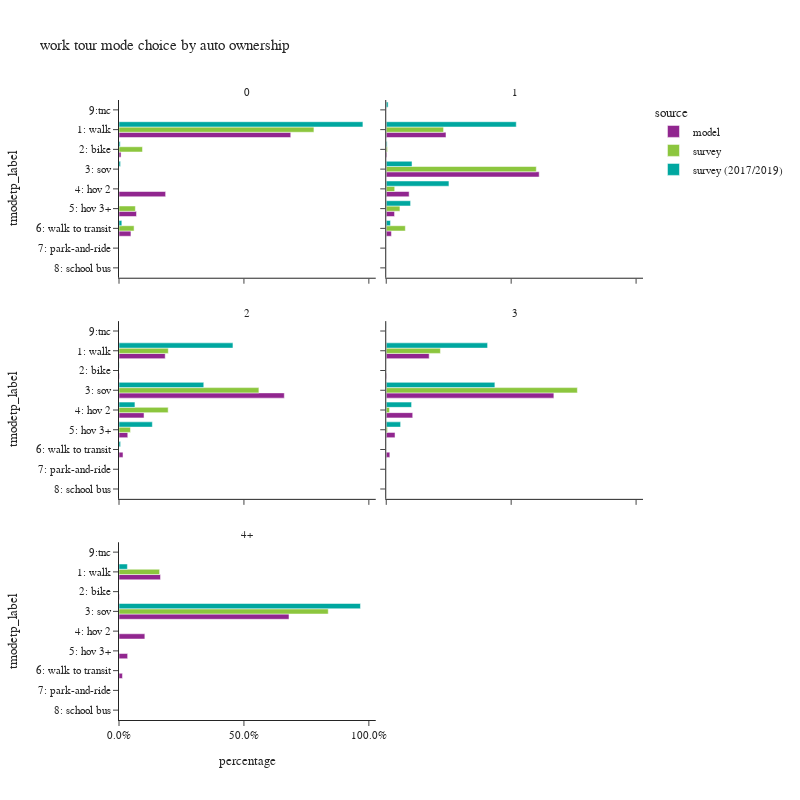

Notebook cell for this chart:
### Code cell
plot_mode_choice(wk_base_subtour.loc[wk_base_subtour['auto_ownership_4+']!="-1"],"auto_ownership_4+",
                 {"auto_ownership_4+":["0","1","2","3","4+"],
                  "tmodetp_label":["1: walk","2: bike","3: sov","4: hov 2","5: hov 3+","6: walk to transit",
                                   "7: park-and-ride","8: school bus","9: other–survey only"]},
                 "auto ownership",2,800)

### Figure 1 — Plotly figure (JSON) as saved in the notebook; plotly's stock layout.template omitted (floating-point values rounded to 4 significant figures)
{"data": [{"alignmentgroup": "True", "customdata": [[8719], [104], [2367], [888], [606]], "hovertemplate": "source=model<br>auto_ownership_4+=0<br>percentage=%{x}<br>tmodetp_label=%{y}<br>sample count=%{customdata[0]}<extra></extra>", "legendgroup": "model", "marker": {"color": "#91268F", "pattern": {"shape": ""}}, "name": "model", "offsetgroup": "model", "orientation": "h", "showlegend": true, "textposition": "auto", "type": "bar", "x": [0.6874, 0.008199, 0.1866, 0.07001, 0.04778], "xaxis": "x5", "y": ["1: walk", "2: bike", "4: hov 2", "5: hov 3+", "6: walk to transit"], "yaxis": "y5"}, {"alignmentgroup": "True", "customdata": [[26582], [344], [68037], [10183], [3693], [2309], [1]], "hovertemplate": "source=model<br>auto_ownership_4+=1<br>percentage=%{x}<br>tmodetp_label=%{y}<br>sample count=%{customdata[0]}<extra></extra>", "legendgroup": "model", "marker": {"color": "#91268F", "pattern": {"shape": ""}}, "name": "model", "offsetgroup": "model", "orientation": "h", "showlegend": false, "textposition": "auto", "type": "bar", "x": [0.2392, 0.003095, 0.6121, 0.09162, 0.03323, 0.02077, 8.997e-06], "xaxis": "x6", "y": ["1: walk", "2: bike", "3: sov", "4: hov 2", "5: hov 3+", "6: walk to transit", "9:tnc"], "yaxis": "y6"}, {"alignmentgroup": "True", "customdata": [[33818], [377], [120970], [18317], [6421], [2937]], "hovertemplate": "source=model<br>auto_ownership_4+=2<br>percentage=%{x}<br>tmodetp_label=%{y}<br>sample count=%{customdata[0]}<extra></extra>", "legendgroup": "model", "marker": {"color": "#91268F", "pattern": {"shape": ""}}, "name": "model", "offsetgroup": "model", "orientation": "h", "showlegend": false, "textposition": "auto", "type": "bar", "x": [0.185, 0.002062, 0.6616, 0.1002, 0.03512, 0.01606], "xaxis": "x3", "y": ["1: walk", "2: bike", "3: sov", "4: hov 2", "5: hov 3+", "6: walk to transit"], "yaxis": "y3"}, {"alignmentgroup": "True", "customdata": [[15173], [159], [59245], [9354], [3103], [1268]], "hovertemplate": "source=model<br>auto_ownership_4+=3<br>percentage=%{x}<br>tmodetp_label=%{y}<br>sample count=%{customdata[0]}<extra></extra>", "legendgroup": "model", "marker": {"color": "#91268F", "pattern": {"shape": ""}}, "name": "model", "offsetgroup": "model", "orientation": "h", "showlegend": false, "textposition": "auto", "type": "bar", "x": [0.1718, 0.001801, 0.6709, 0.1059, 0.03514, 0.01436], "xaxis": "x4", "y": ["1: walk", "2: bike", "3: sov", "4: hov 2", "5: hov 3+", "6: walk to transit"], "yaxis": "y4"}, {"alignmentgroup": "True", "customdata": [[11063], [114], [45316], [6891], [2300], [920], [2]], "hovertemplate": "source=model<br>auto_ownership_4+=4+<br>percentage=%{x}<br>tmodetp_label=%{y}<br>sample count=%{customdata[0]}<extra></extra>", "legendgroup": "model", "marker": {"color": "#91268F", "pattern": {"shape": ""}}, "name": "model", "offsetgroup": "model", "orientation": "h", "showlegend": false, "textposition": "auto", "type": "bar", "x": [0.1661, 0.001712, 0.6804, 0.1035, 0.03453, 0.01381, 3.003e-05], "xaxis": "x", "y": ["1: walk", "2: bike", "3: sov", "4: hov 2", "5: hov 3+", "6: walk to transit", "9:tnc"], "yaxis": "y"}, {"alignmentgroup": "True", "customdata": [[13], [2], [1], [3]], "hovertemplate": "source=survey<br>auto_ownership_4+=0<br>percentage=%{x}<br>tmodetp_label=%{y}<br>sample count=%{customdata[0]}<extra></extra>", "legendgroup": "survey", "marker": {"color": "#8CC63E", "pattern": {"shape": ""}}, "name": "survey", "offsetgroup": "survey", "orientation": "h", "showlegend": true, "textposition": "auto", "type": "bar", "x": [0.7802, 0.09401, 0.06546, 0.06034], "xaxis": "x5", "y": ["1: walk", "2: bike", "5: hov 3+", "6: walk to transit"], "yaxis": "y5"}, {"alignmentgroup": "True", "customdata": [[43], [2], [26], [6], [8], [1]], "hovertemplate": "source=survey<br>auto_ownership_4+=1<br>percentage=%{x}<br>tmodetp_label=%{y}<br>sample count=%{customdata[0]}<extra></extra>", "legendgroup": "survey", "marker": {"color": "#8CC63E", "pattern": {"shape": ""}}, "name": "survey", "offsetgroup": "survey", "orientation": "h", "showlegend": false, "textposition": "auto", "type": "bar", "x": [0.2294, 0.004849, 0.6006, 0.03386, 0.05479, 0.07642], "xaxis": "x6", "y": ["1: walk", "2: bike", "3: sov", "4: hov 2", "5: hov 3+", "6: walk to transit"], "yaxis": "y6"}, {"alignmentgroup": "True", "customdata": [[12], [23], [2], [2]], "hovertemplate": "source=survey<br>auto_ownership_4+=2<br>percentage=%{x}<br>tmodetp_label=%{y}<br>sample count=%{customdata[0]}<extra></extra>", "legendgroup": "survey", "marker": {"color": "#8CC63E", "pattern": {"shape": ""}}, "name": "survey", "offsetgroup": "survey", "orientation": "h", "showlegend": false, "textposition": "auto", "type": "bar", "x": [0.1973, 0.5599, 0.1968, 0.04596], "xaxis": "x3", "y": ["1: walk", "3: sov", "4: hov 2", "5: hov 3+"], "yaxis": "y3"}, {"alignmentgroup": "True", "customdata": [[3], [12], [1], [1]], "hovertemplate": "source=survey<br>auto_ownership_4+=3<br>percentage=%{x}<br>tmodetp_label=%{y}<br>sample count=%{customdata[0]}<extra></extra>", "legendgroup": "survey", "marker": {"color": "#8CC63E", "pattern": {"shape": ""}}, "name": "survey", "offsetgroup": "survey", "orientation": "h", "showlegend": false, "textposition": "auto", "type": "bar", "x": [0.2169, 0.7649, 0.01326, 0.004911], "xaxis": "x4", "y": ["1: walk", "3: sov", "4: hov 2", "5: hov 3+"], "yaxis": "y4"}, {"alignmentgroup": "True", "customdata": [[3], [6]], "hovertemplate": "source=survey<br>auto_ownership_4+=4+<br>percentage=%{x}<br>tmodetp_label=%{y}<br>sample count=%{customdata[0]}<extra></extra>", "legendgroup": "survey", "marker": {"color": "#8CC63E", "pattern": {"shape": ""}}, "name": "survey", "offsetgroup": "survey", "orientation": "h", "showlegend": false, "textposition": "auto", "type": "bar", "x": [0.1625, 0.8375], "xaxis": "x", "y": ["1: walk", "3: sov"], "yaxis": "y"}, {"alignmentgroup": "True", "customdata": [[104], [1], [2], [1], [1], [4]], "hovertemplate": "source=survey (2017/2019)<br>auto_ownership_4+=0<br>percentage=%{x}<br>tmodetp_label=%{y}<br>sample count=%{customdata[0]}<extra></extra>", "legendgroup": "survey (2017/2019)", "marker": {"color": "#00A7A0", "pattern": {"shape": ""}}, "name": "survey (2017/2019)", "offsetgroup": "survey (2017/2019)", "orientation": "h", "showlegend": true, "textposition": "auto", "type": "bar", "x": [0.9763, 0.004864, 0.006211, 0.0008467, 0.0004772, 0.01133], "xaxis": "x5", "y": ["1: walk", "2: bike", "3: sov", "4: hov 2", "5: hov 3+", "6: walk to transit"], "yaxis": "y5"}, {"alignmentgroup": "True", "customdata": [[241], [3], [64], [29], [28], [15], [4]], "hovertemplate": "source=survey (2017/2019)<br>auto_ownership_4+=1<br>percentage=%{x}<br>tmodetp_label=%{y}<br>sample count=%{customdata[0]}<extra></extra>", "legendgroup": "survey (2017/2019)", "marker": {"color": "#00A7A0", "pattern": {"shape": ""}}, "name": "survey (2017/2019)", "offsetgroup": "survey (2017/2019)", "orientation": "h", "showlegend": false, "textposition": "auto", "type": "bar", "x": [0.5205, 0.003512, 0.1032, 0.251, 0.09742, 0.0169, 0.007543], "xaxis": "x6", "y": ["1: walk", "2: bike", "3: sov", "4: hov 2", "5: hov 3+", "6: walk to transit", "9:tnc"], "yaxis": "y6"}, {"alignmentgroup": "True", "customdata": [[97], [2], [68], [23], [19], [7]], "hovertemplate": "source=survey (2017/2019)<br>auto_ownership_4+=2<br>percentage=%{x}<br>tmodetp_label=%{y}<br>sample count=%{customdata[0]}<extra></extra>", "legendgroup": "survey (2017/2019)", "marker": {"color": "#00A7A0", "pattern": {"shape": ""}}, "name": "survey (2017/2019)", "offsetgroup": "survey (2017/2019)", "orientation": "h", "showlegend": false, "textposition": "auto", "type": "bar", "x": [0.4561, 0.0009542, 0.3393, 0.06381, 0.1335, 0.00636], "xaxis": "x3", "y": ["1: walk", "2: bike", "3: sov", "4: hov 2", "5: hov 3+", "6: walk to transit"], "yaxis": "y3"}, {"alignmentgroup": "True", "customdata": [[19], [25], [7], [3], [1], [1], [2]], "hovertemplate": "source=survey (2017/2019)<br>auto_ownership_4+=3<br>percentage=%{x}<br>tmodetp_label=%{y}<br>sample count=%{customdata[0]}<extra></extra>", "legendgroup": "survey (2017/2019)", "marker": {"color": "#00A7A0", "pattern": {"shape": ""}}, "name": "survey (2017/2019)", "offsetgroup": "survey (2017/2019)", "orientation": "h", "showlegend": false, "textposition": "auto", "type": "bar", "x": [0.4056, 0.4348, 0.1014, 0.05756, 0.0001548, 3.044e-05, 0.0003959], "xaxis": "x4", "y": ["1: walk", "3: sov", "4: hov 2", "5: hov 3+", "6: walk to transit", "8: school bus", "9:tnc"], "yaxis": "y4"}, {"alignmentgroup": "True", "customdata": [[3], [13]], "hovertemplate": "source=survey (2017/2019)<br>auto_ownership_4+=4+<br>percentage=%{x}<br>tmodetp_label=%{y}<br>sample count=%{customdata[0]}<extra></extra>", "legendgroup": "survey (2017/2019)", "marker": {"color": "#00A7A0", "pattern": {"shape": ""}}, "name": "survey (2017/2019)", "offsetgroup": "survey (2017/2019)", "orientation": "h", "showlegend": false, "textposition": "auto", "type": "bar", "x": [0.03357, 0.9664], "xaxis": "x", "y": ["1: walk", "3: sov"], "yaxis": "y"}], "layout": {"annotations": [{"font": {}, "showarrow": false, "text": "4+", "x": 0.245, "xanchor": "center", "xref": "paper", "y": 0.2867, "yanchor": "bottom", "yref": "paper"}, {"font": {}, "showarrow": false, "text": "2", "x": 0.245, "xanchor": "center", "xref": "paper", "y": 0.6433, "yanchor": "bottom", "yref": "paper"}, {"font": {}, "showarrow": false, "text": "3", "x": 0.755, "xanchor": "center", "xref": "paper", "y": 0.6433, "yanchor": "bottom", "yref": "paper"}, {"font": {}, "showarrow": false, "text": "0", "x": 0.245, "xanchor": "center", "xref": "paper", "y": 1.0, "yanchor": "bottom", "yref": "paper"}, {"font": {}, "showarrow": false, "text": "1", "x": 0.755, "xanchor": "center", "xref": "paper", "y": 1.0, "yanchor": "bottom", "yref": "paper"}], "barmode": "group", "height": 800, "legend": {"title": {"text": "source"}, "tracegroupgap": 0}, "title": {"text": "work tour mode choice by auto ownership"}, "width": 800, "xaxis": {"anchor": "y", "domain": [0.0, 0.49], "tickformat": ".1%", "title": {"text": "percentage"}}, "xaxis2": {"anchor": "y2", "domain": [0.51, 1.0], "matches": "x", "tickformat": ".1%", "title": {"text": "percentage"}}, "xaxis3": {"anchor": "y3", "domain": [0.0, 0.49], "matches": "x", "showticklabels": false, "tickformat": ".1%"}, "xaxis4": {"anchor": "y4", "domain": [0.51, 1.0], "matches": "x", "showticklabels": false, "tickformat": ".1%"}, "xaxis5": {"anchor": "y5", "domain": [0.0, 0.49], "matches": "x", "showticklabels": false, "tickformat": ".1%"}, "xaxis6": {"anchor": "y6", "domain": [0.51, 1.0], "matches": "x", "showticklabels": false, "tickformat": ".1%"}, "yaxis": {"anchor": "x", "categoryarray": ["9: other–survey only", "8: school bus", "7: park-and-ride", "6: walk to transit", "5: hov 3+", "4: hov 2", "3: sov", "2: bike", "1: walk"], "categoryorder": "array", "domain": [0.0, 0.2867], "title": {"text": "tmodetp_label"}}, "yaxis2": {"anchor": "x2", "domain": [0.0, 0.2867], "matches": "y", "showticklabels": false}, "yaxis3": {"anchor": "x3", "categoryarray": ["9: other–survey only", "8: school bus", "7: park-and-ride", "6: walk to transit", "5: hov 3+", "4: hov 2", "3: sov", "2: bike", "1: walk"], "categoryorder": "array", "domain": [0.3567, 0.6433], "matches": "y", "title": {"text": "tmodetp_label"}}, "yaxis4": {"anchor": "x4", "domain": [0.3567, 0.6433], "matches": "y", "showticklabels": false}, "yaxis5": {"anchor": "x5", "categoryarray": ["9: other–survey only", "8: school bus", "7: park-and-ride", "6: walk to transit", "5: hov 3+", "4: hov 2", "3: sov", "2: bike", "1: walk"], "categoryorder": "array", "domain": [0.7133, 1.0], "matches": "y", "title": {"text": "tmodetp_label"}}, "yaxis6": {"anchor": "x6", "domain": [0.7133, 1.0], "matches": "y", "showticklabels": false}}}
